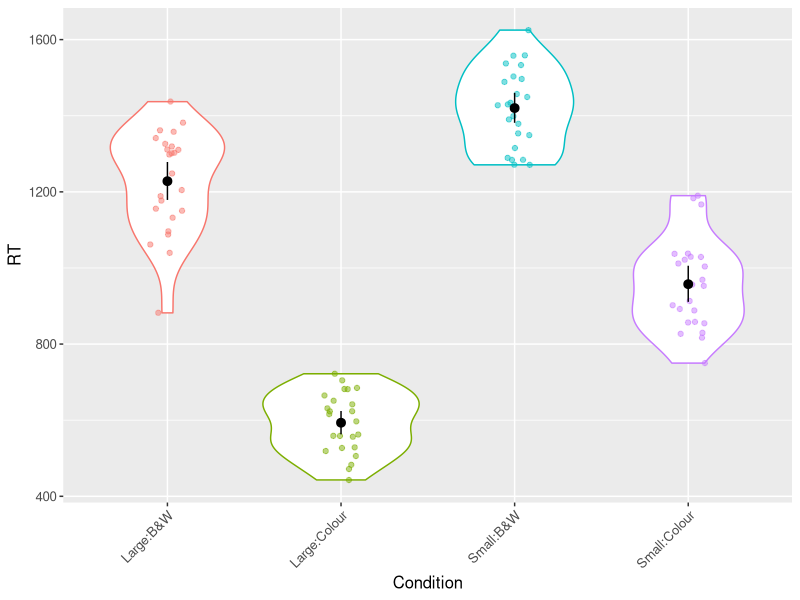

R code for this plot:
library(tidyverse)
library(emmeans) #for running pairwise comparisons
library(afex)  #for running ANOVA


data_3 <- read_csv("ANOVA_data3.csv")
data_3
#We will need to use Factorial ANOVA (we have 2 factors with 2 levels)

data_3$Colour <- as.factor(data_3$Colour)#setting Colour as a factor
data_3$Size <- as.factor(data_3$Size)#setting Size as a factor
data_3

#Generating Descriptives
data_3 %>%
  group_by(Size, Colour) %>%
  summarise(mean = mean(RT), sd = sd(RT))

#Visualising data
data_3 %>%
  ggplot(aes(x = Size:Colour, y = RT, colour = Size:Colour)) +
  geom_violin() +
  geom_jitter(width = .1, alpha = .5) +
  guides(colour = FALSE) + 
  stat_summary(fun.data = "mean_cl_boot", colour = "black") + #used for 95% confidence interval
  theme(text = element_text(size = 12), axis.text.x = element_text(angle = 45, hjust = 1)) +
  labs(x = "Condition")

mode3 <- aov_4(RT ~ Size * Colour + (1 + Size * Colour | Subject), data = data_3)
summary(mode3)
#Shows that there is significant difference
#We need to run a pariwise analysis to find where the difference(s) lie

emmeans(mode3, pairwise ~ Size * Colour, adjust = "Bonferroni")
#Every condition differ from each other condition 





  
  
  
